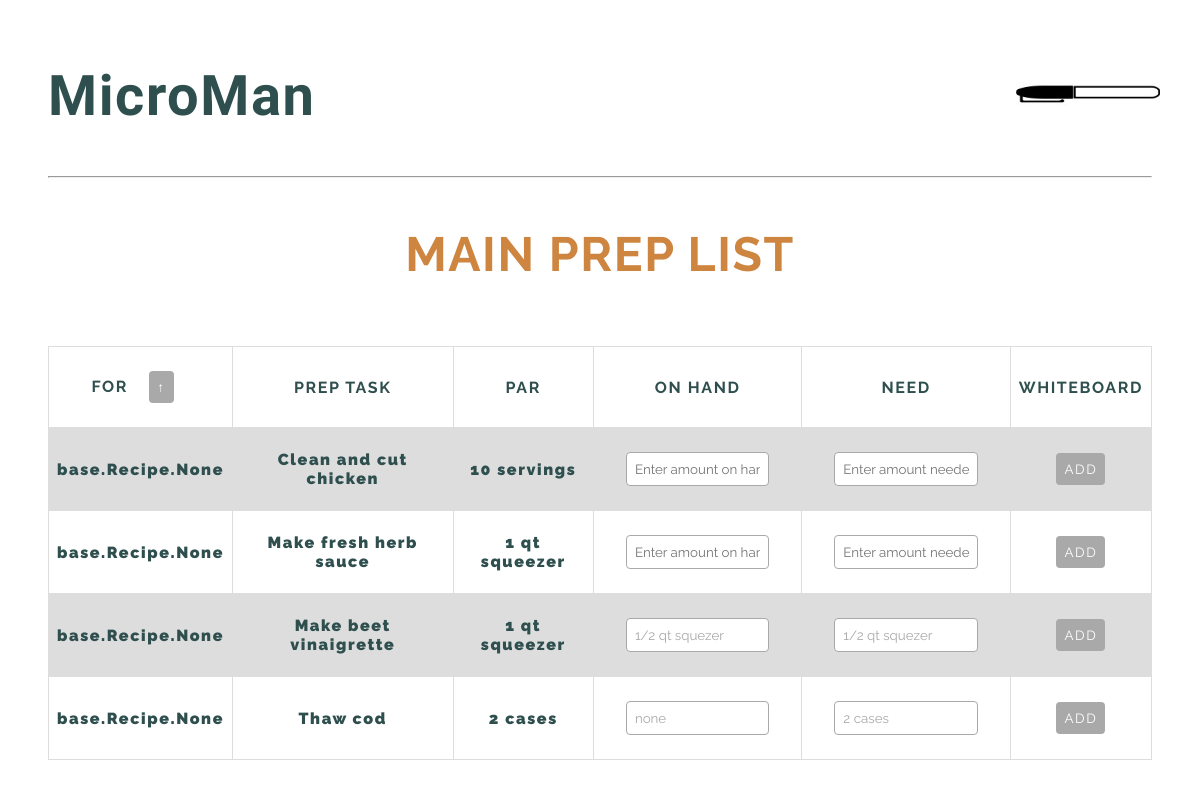
Page /prep/ (signed in) on the committed database.
### base/models.py (models this page shows, shortened)
class Prep(models.Model):
  user = models.ForeignKey(CustomUser, related_name='prep', on_delete=models.SET_NULL, null=True)
  menu_headings = (
    ('Appetizers', 'Appetizers'),
    ('Entrees', 'Entrees'),
    ('Sides', 'Sides'),
    ('Desserts', 'Desserts'),
  )
  heading = models.CharField(max_length=10, choices=menu_headings, blank=True)
  flag_choices = (
    ('Low', 'Low'),
    ('Out', 'Out'),
    ('Dead', 'Dead'),
    ('Expiring', 'Expiring'),
  )
  flag = models.CharField(max_length=8, choices=flag_choices, blank=True)
  to_whiteboard = models.BooleanField(null=True)
  name = models.CharField(max_length=200)
  par = models.CharField(max_length=200)
  on_hand = models.CharField(max_length=200, blank=True)
  need = models.CharField(max_length=200, blank=True)
  exp_date = models.CharField(max_length=200, blank=True)
  updated = models.DateTimeField(auto_now=True)
  created = models.DateTimeField(auto_now_add=True)
  in_use = models.BooleanField()
  details = models.TextField(blank=True)
  task_for = models.ManyToManyField('Recipe', through='RecipeTasks', blank=True)

### base/views.py (the view)
# urls.py: path('prep/', views.prep, name='prep'),
def prep(request):
    todos = Prep.objects.all()
    recipe_tasks = RecipeTasks.objects.all()
    context = {'todos': todos, 'recipe_tasks': recipe_tasks}
    return render(request, 'prep.html', context)

### templates/prep.html (shortened to what this page needs)
{% extends 'main.html' %}
{% load static %}
{% block content %}
<h2 class='h2-header'>MAIN PREP LIST</h2>
  <div class='table-div'>
    <table>
      <tr>
        <th>FOR
          <button id='prep-btn-1'>&#8593;</button>
        </th>
        <th>PREP TASK</th>
        <th>PAR</th>
        <th>ON HAND</th>
        <th>NEED</th>
        <th>WHITEBOARD</th>
      </tr>
      {% for todo in todos %}
      <tr>
        <td>{{ todo.task_for }}</td>
        <td>{{ todo.name }}</td>
        <td>{{ todo.par }}</td>
        <td><input class='table-input' value='{{ todo.on_hand }}' placeholder='Enter amount on hand'></input></td>
        <td><input class='table-input' value='{{ todo.need }}' placeholder='Enter amount needed'></input></td>
        <td><button value='{{ todo.to_whiteboard }}'>ADD</button></td>
      </tr>
      {% endfor %}
    </table>
  </div>
{% endblock content %}

### static/base/styles.css (style rules this page uses)
* { margin: 0; padding: 0; box-sizing: border-box; margin: 1rem; }
body { font-family: 'Raleway', sans-serif; background-color:white; color:darkslategray; font-weight: 900; letter-spacing: .1rem; }
.h2-header { font-size: 3rem; text-align: center; padding: 2rem; margin: 0; }
h2 { color:peru; font-size: 2rem; }
button { background-color: darkgray; color: white; font-family: 'Raleway', sans-serif; padding: .5rem; border: none; border-radius: .25rem; letter-spacing: .1rem; }
.table-div { display: flex; flex-direction: column; align-items: center; justify-content: center; }
table { font-family: 'Raleway', sans-serif; border-collapse: collapse; width: 100%; padding: 1rem; }
th, td { border: 1px solid #dddddd; text-align: center; padding: .5rem; }
th { min-width: max-content; }
tr:nth-child(even) { background-color: #dddddd; }
.table-input { background-color: white; color: darkgray; font-family: 'Raleway', sans-serif; padding: .5rem; border: 1px solid darkgrey; border-radius: .25rem; width: 75%; }

### rows in the picture
Prep: task_for "base.Recipe.None", name "Clean and cut chicken", par "10 servings"
Prep: task_for "base.Recipe.None", name "Make fresh herb sauce", par "1 qt squeezer"
Prep: task_for "base.Recipe.None", name "Make beet vinaigrette", par "1 qt squeezer", on_hand "1/2 qt squezer", need "1/2 qt squezer"
Prep: task_for "base.Recipe.None", name "Thaw cod", par "2 cases", on_hand "none", need "2 cases"
